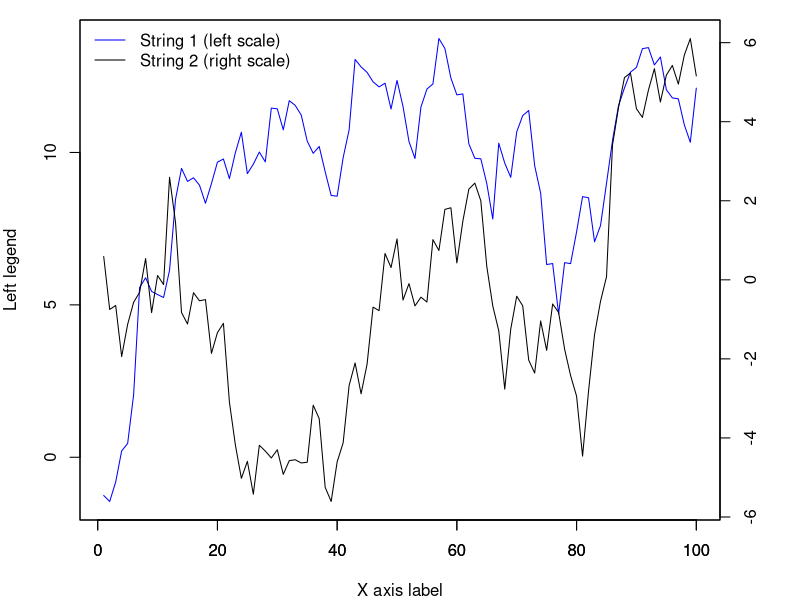

The R script that drew this image:
y1 <- cumsum(rnorm(100))
y2 <- cumsum(rnorm(100, mean=0.2))

par(mai=c(.8, .8, .2, .8))
plot(1:100, y1, type="l", col="blue", xlab="X axis label", ylab="Left legend")
par(new=TRUE)
plot(1:100, y2, type="l", ann=FALSE, yaxt="n")
axis(4)
legend(x="topleft", bty="n", lty=c(1,1), col=c("blue","black"),
       legend=c("String 1 (left scale)", "String 2 (right scale)"))
